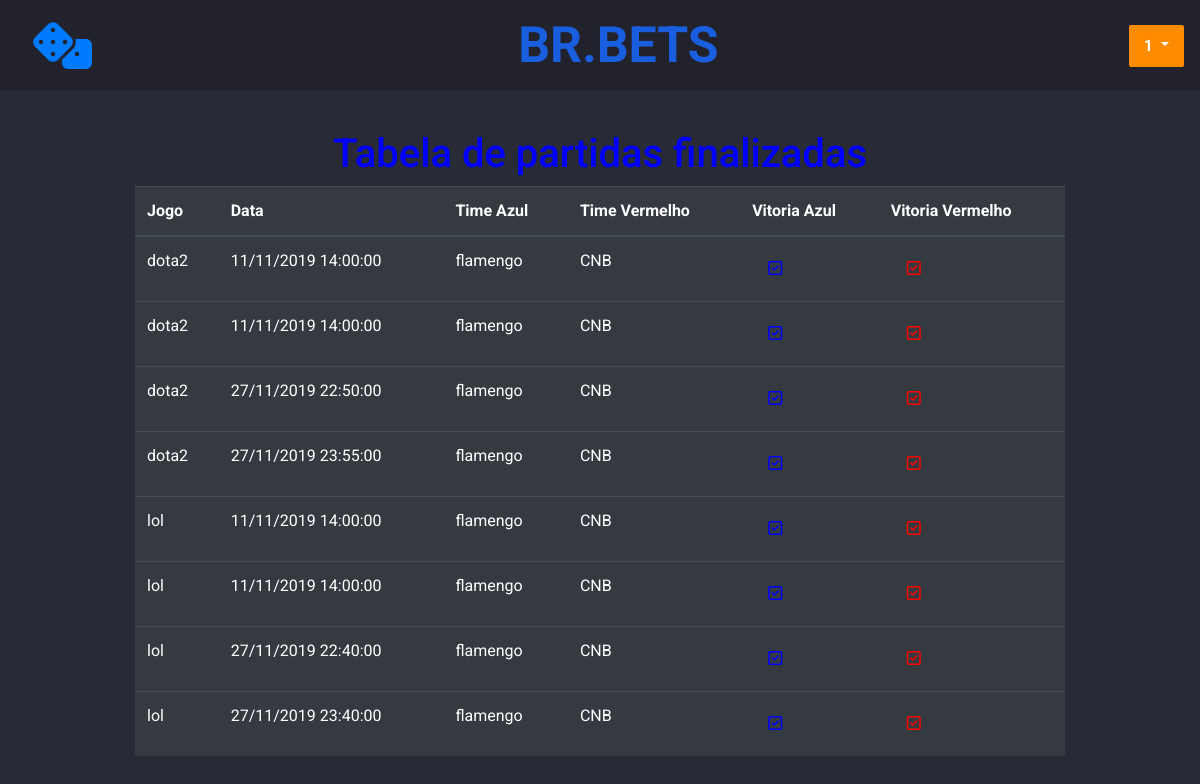
The page /posPar.php (signed in) on the database its author committed.
### tables this page shows
create table partida(
idPartida int not null auto_increment,
fk_idEquipeA int not null,
fk_idEquipeB int not null,
idVencedor int not null,
dataIni datetime not null,  
 
dataFim datetime not null,
fk_idJogo int not null,
estadoPartida int not null,
primary key(idPartida),
constraint foreign key (fk_idEquipeA) references equipe(idEquipe),
constraint foreign key (fk_idEquipeB) references equipe(idEquipe),
constraint foreign key (fk_idJogo) references jogo(idJogo))
default charset = utf8;

create table jogo(
idJogo int not null auto_increment,
nome varchar(20) not null,
primary key (idJogo))
default charset = utf8;

create table equipe(
idEquipe int not null auto_increment,
nome varchar(20) not null,
primary key(idEquipe))
default charset = utf8;

### metodos/conexao.php (called while the page is built, shortened)
<?php
class Conexao {
	var $host = "localhost";
	var $user = "root";
	var $senha = "usbw";
	var $link;
	function conecta() {
		$this->link = @mysql_connect($this->host,$this->user,$this->senha);
	}
	function sql_query($query){
		$this->query = $query;
		if($this->resultado = mysql_query($this->query)){
		    return $this->resultado;
		}else{
		    print "Ocorreu um erro ao executar a Query MySQL: <b>$query</b>";
		    print "<br /><br />";
		    print "Erro no MySQL: <b>".mysql_error()."</b>";
		    die();
		    $this->desconnecta();
		}
	}
	function desconnecta(){
		return mysql_close($this->link);
	}
}
?>

### tabelas/postab.php (the view)
<?php
$pSql = "
SELECT idPartida, estadoPartida,dataFim,fk_idEquipeA, fk_idEquipeB,fk_idJogo, e.idEquipe as idEquipeA, e2.idEquipe as idEquipeB, e.nome as nomeEquipeA, e2.nome as nomeEquipeB, j.nome as nomeJogo
FROM partida
inner join jogo j on fk_idJogo = j.idJogo
inner join equipe e on fk_idEquipeA = e.idEquipe
inner join equipe e2 on fk_idEquipeB = e2.idEquipe
WHERE estadoPartida = 0 and dataFim < now()"
;
echo '
<table class="table table-dark">
<thead>
<tr>
<th scope="col">Jogo</th>
<th scope="col">Data</th>
<th scope="col">Time Azul</th>
<th scope="col">Time Vermelho</th>
<th scope="col">Vitoria Azul</th>
<th scope="col">Vitoria Vermelho</th>
</tr>
</thead>
';
$consulta = $bd->sql_query($pSql);
while($linha = mysql_fetch_array($consulta)) {
    $nomeJogo = $linha['nomeJogo'];
    $data = $linha['dataFim'];
    list ($data,$hora) = preg_split ('[ ]', $data);
    list ($ano, $mes, $dia) = preg_split ('[-]', $data);
    $data = "$dia/$mes/$ano $hora" ;
    $equipeA = $linha['nomeEquipeA'];
    $equipeB = $linha['nomeEquipeB'];
    $idEquipeA = $linha['fk_idEquipeA'];
    $idEquipeB = $linha['fk_idEquipeB'];
    $idPartida = $linha['idPartida'];
    ?>
    <tr>
        <td><?php echo $nomeJogo ?></td>
        <td><?php echo $data?></td>
        <td><?php echo $equipeA ?></td>
        <td><?php echo $equipeB ?></td>
        <td><a class="nav-link active" href="./backend/posParBend.php?id=<?php echo $idPartida?>&idTime=<?php echo $idEquipeA ?>"><i class="far fa-check-square "  style="color:blue;"></i></a></td>
        <td><a class="nav-link active" href="./backend/posParBend.php?id=<?php echo $idPartida?>&idTime=<?php echo $idEquipeB ?>"><i class="far fa-check-square" style="color:red;"></i></a></td>
    </tr>
    <?php
}
?>
</table>

### posPar.php (shortened to what this page needs)
<?php
if(isset($_SESSION['logado']) and ($_SESSION['idUser'] == 1)){
    include "./metodos/conexao.php";
    $bd = new Conexao();
    ?>
    <!DOCTYPE html>
    <html lang="pt-br">
    <head>
        <link rel="stylesheet" href="https://stackpath.bootstrapcdn.com/bootstrap/4.4.1/css/bootstrap.min.css">
        <link href="../CSS/estilo.css" rel="stylesheet">
    </head>
    <body>
    <div id="Divmain" class="container-fluid">
        <div class="row">
            <div id="div1" class="col-sm-12">
                <header>
                    <?php include "./navbar/nav.php"; ?>
                </header>
            </div>
        </div>
        <div class="row">
            <div class="col-sm-12" id="divCorpo">
                <h1 style="color:blue; text-align: center;">
                </h1>
                <div style="color:blue;">
                    <form action="cadastrosbend.php" method="post" name="f">
                        <div class="form-group" id="tabela">
                            <?php include "./tabelas/postab.php" ?>
                        </div>
                    </form>
                </div>
            </div>
        </div>
    </div>
</body>
<?php
}else{
    header('Location: ./index.php');
}
?>
</html>

### navbar/nav.php (shortened to what this page needs)
<nav id="bar" class="navbar navbar fixed-top">
    <ul class="nav">
        <li class="nav-item">
            <a class="nav-link active" href="./index.php"><i class="fas fa-dice fa-3x"></i></a>
        </li>
    </ul>
    <ul class="nav justify-content-center" >
        <li id="titulo" class = "titulobets">
            BR.BETS
        </li>
    </ul>
    <ul class="nav justify-content-end">
        <li class="nav-item">
        <?php
            if(!isset($_SESSION['logado'])){
                session_destroy();
        ?>
                <button type="button" class="btn btn-primary" id="botao" name = "botaologar" data-target="#loginModal" data-toggle = "modal">
                    Login
                </button>
            <?php } else { ?>
                <div class="dropdown" id = "droplarge_noadmin">
                        <button class="btn btn-secondary dropdown-toggle" type="button"  data-toggle="dropdown" aria-haspopup="true" aria-expanded="false">
                            <?php echo($_SESSION['logado']);
                             ?>
                        </button>
                </div>
            <?php } ?>
        </li>
    </ul>
</nav>

### css/estilo.css (style rules this page uses)
html, body { background: #282A36; font-family: 'Roboto', sans-serif; }
.titulobets { font-weight: bold; font-size: 50px; }
.btn { border: 0; border-radius: 2px; width: 100%; height: 42px; padding: 0 15px; font-size: 16px; font-weight: bold; background: #FF8C00; color: white; cursor: pointer; }
#bar { background: #22222C; }
#titulo { color: #383350; }
#div1 { width: 100%; height: 80px; }
#Divmain { width: 80%; height: 1080px; }
#titulo { color: rgb(24, 94, 223); }
#divCorpo { margin-top: 50px; }

### rows shown on the page
partida: fk_idJogo.nome "dota2", data "11/11/2019 14:00:00", fk_idEquipeA.nome "flamengo", fk_idEquipeB.nome "CNB"
partida: fk_idJogo.nome "dota2", data "11/11/2019 14:00:00", fk_idEquipeA.nome "flamengo", fk_idEquipeB.nome "CNB"
partida: fk_idJogo.nome "dota2", data "27/11/2019 22:50:00", fk_idEquipeA.nome "flamengo", fk_idEquipeB.nome "CNB"
partida: fk_idJogo.nome "dota2", data "27/11/2019 23:55:00", fk_idEquipeA.nome "flamengo", fk_idEquipeB.nome "CNB"
partida: fk_idJogo.nome "lol", data "11/11/2019 14:00:00", fk_idEquipeA.nome "flamengo", fk_idEquipeB.nome "CNB"
partida: fk_idJogo.nome "lol", data "11/11/2019 14:00:00", fk_idEquipeA.nome "flamengo", fk_idEquipeB.nome "CNB"
partida: fk_idJogo.nome "lol", data "27/11/2019 22:40:00", fk_idEquipeA.nome "flamengo", fk_idEquipeB.nome "CNB"
partida: fk_idJogo.nome "lol", data "27/11/2019 23:40:00", fk_idEquipeA.nome "flamengo", fk_idEquipeB.nome "CNB"

### other values the page prints
$_SESSION['logado'] "1"
